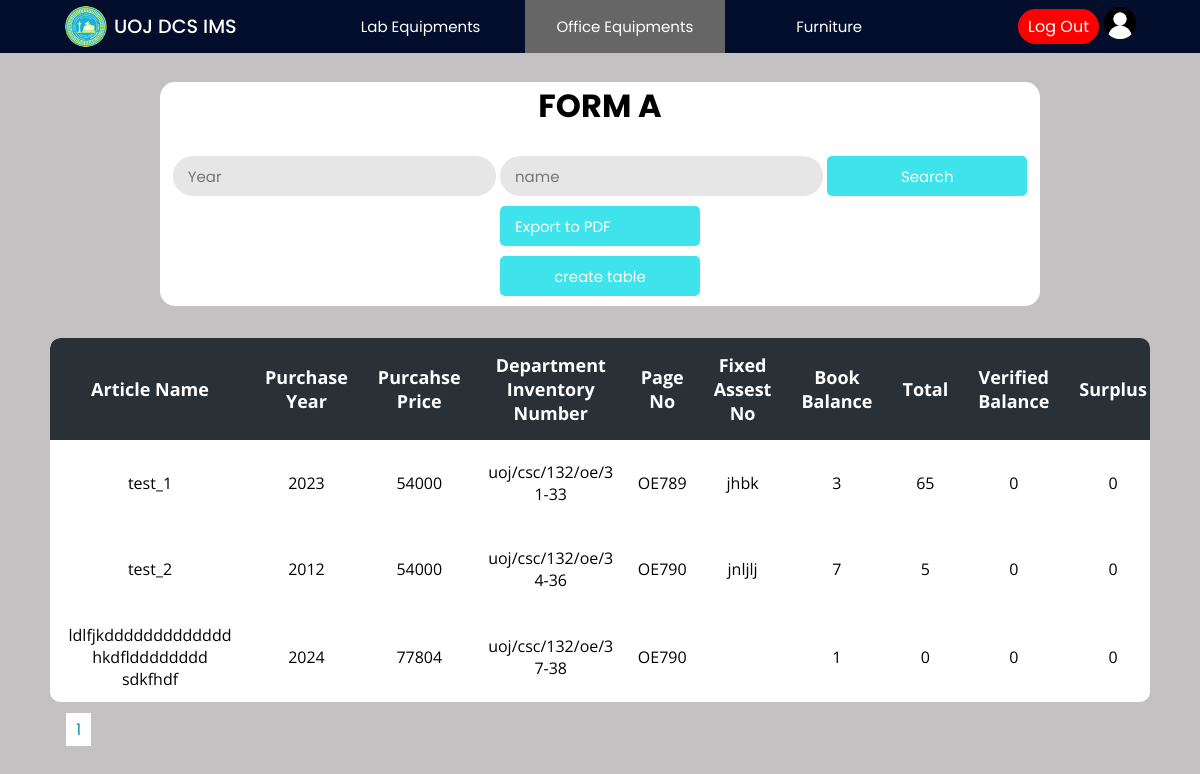
Page /Project/office/officeForm_A.php (signed in) on the earlier database version.
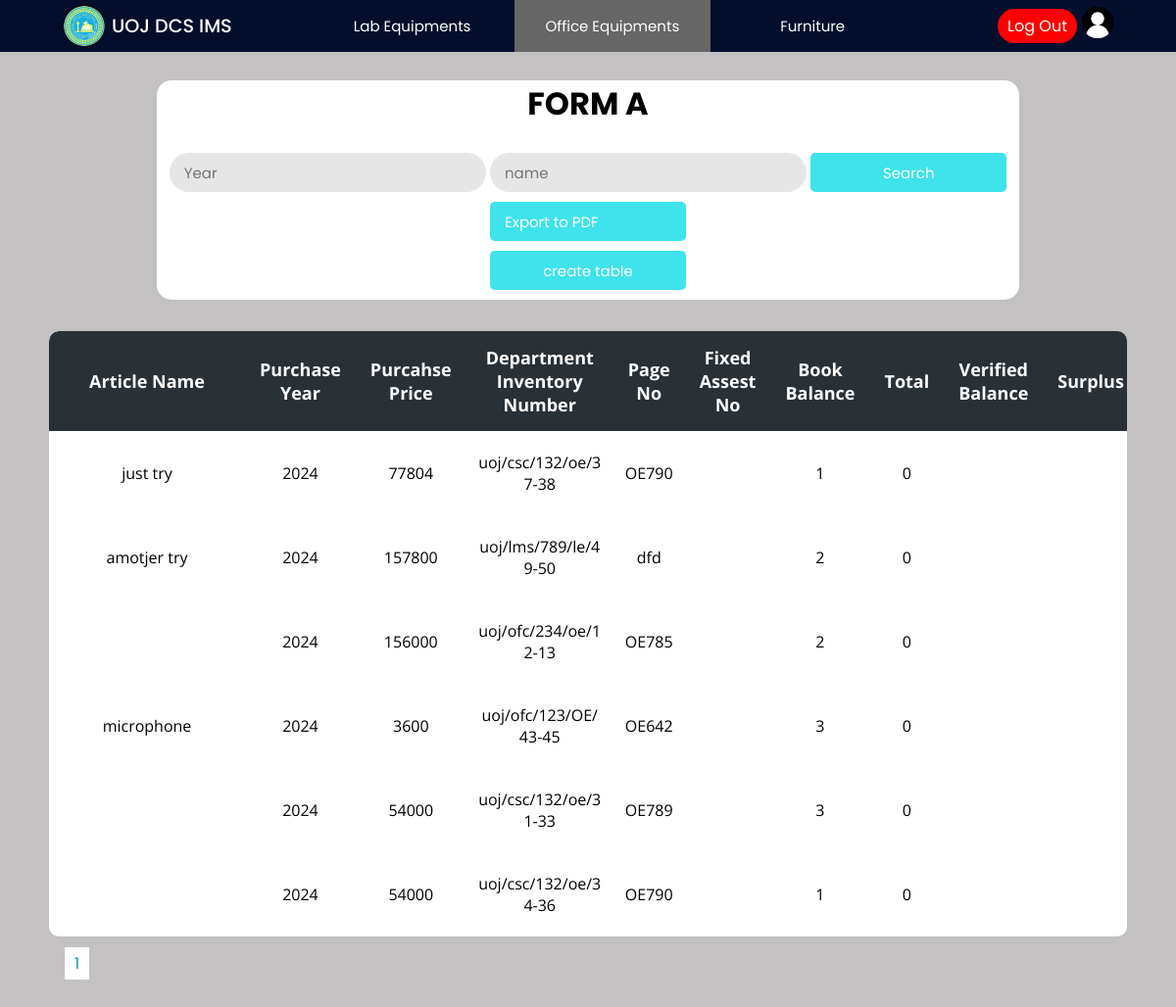
Same page on the later database version.
### tables this page shows
CREATE TABLE `o_forma_table` (
  `description` varchar(200) NOT NULL,
  `purchase_year` year(4) NOT NULL,
  `purchase_value` decimal(10,0) NOT NULL,
  `master_inventory_no` varchar(50) NOT NULL,
  `dept_inventory_no` varchar(50) NOT NULL,
  `page_no` varchar(20) NOT NULL,
  `fixed_asset_no` varchar(50) NOT NULL,
  `book_balance` int(11) NOT NULL,
  `total` int(11) NOT NULL,
  `verified_balance` varchar(50) NOT NULL,
  `surplus` varchar(50) NOT NULL,
  `deficit` varchar(50) NOT NULL,
  `remarks` varchar(200) NOT NULL
);

### Project/office/officeForm_A.php (the view, shortened to what this page needs)
<?php
include("../config/connection.php");
$rowsPerPage = 10;
$totalRows = mysqli_num_rows(mysqli_query($con, "SELECT * FROM o_invoice"));
$totalPages = ceil($totalRows / $rowsPerPage);
if (isset($_GET['search'])) {
    $purchase_year = $_GET['year'];
    $description = $_GET['name'];
    if (!(empty($purchase_year)) and  !(empty($description))) {
        $queryinvoice = "SELECT * FROM o_forma_table WHERE purchase_year<=$purchase_year AND description='$description' ";
    } elseif (!(empty($purchase_year))) {
        $queryinvoice = "SELECT * FROM o_forma_table WHERE purchase_year<=$purchase_year ";
    } elseif (!(empty($description))) {
        $queryinvoice = "SELECT * FROM o_forma_table WHERE description='$description' ";
    } else {
        $queryinvoice = "SELECT * FROM o_forma_table  ";
    }
} else {
    $queryinvoice = "SELECT * FROM o_forma_table";
}
?>
<!DOCTYPE html>
<html lang="en">
<head>
    <link rel="stylesheet" href="../css/lab.css">
    <link rel="stylesheet" href="../css/main.css">
</head>
<body>
    <?php include("../header/header.php"); ?>
    <div class="main-container">
        <div class="container">
            <h2>FORM A</h2>
            <div>
                <form action="officeForm_A.php" method="get">
                    <input type="number" placeholder="Year" name="year" value="<?php if (isset($_POST['year'])) {
                                                                                    echo $_POST['year'];
                                                                                } ?>" />
                    <input type="text" placeholder="name" name="name" value="<?php if (isset($_POST['name'])) {
                                                                                    echo $_POST['name'];
                                                                                } ?>" />
                    <input class="button" type="submit" name="search" value="Search" />
                    <a href="officeForm_A.php?export=true&year=<?php
                                                                if (isset($_GET['year'])) {
                                                                    echo urlencode($_GET['year']);
                                                                }
                                                                ?>"><input class="button" value="Export to PDF" /></a>
                </form>
                <a href="formATable.php"><input class="button" type="submit" name="create" value="create table" /></a>
            </div>
        </div>
        <div class="table-con">
            <table>
                <thead>
                    <tr>
                        <th>Article Name</th>
                        <th>Purchase Year</th>
                        <th>Purcahse Price</th>
                        <th>Department Inventory Number</th>
                        <th>Page No</th>
                        <th>Fixed Assest No</th>
                        <th>Book Balance</th>
                        <th>Total</th>
                        <th>Verified Balance</th>
                        <th>Surplus</th>
                    </tr>
                </thead>
                <tbody>
                    <?php
                    $resultinvoice = mysqli_query($con, $queryinvoice);
                    while ($rowinvoice = mysqli_fetch_assoc($resultinvoice)) {
                    ?>
                        <tr>
                            <td class="name"><?php echo $rowinvoice['description'] ?></td>
                            <td><?php echo $rowinvoice['purchase_year'] ?></td>
                            <td><?php echo $rowinvoice['purchase_value'] ?></td>
                            <td class="folio_number"><?php echo $rowinvoice['dept_inventory_no'] ?></td>
                            <td><?php echo $rowinvoice['page_no'] ?></td>
                            <td class="folio_number"><?php echo $rowinvoice['fixed_asset_no'] ?></td>
                            <td><?php echo $rowinvoice['book_balance'] ?></td>
                            <td><?php echo $rowinvoice['total'] ?></td>
                            <td><?php echo $rowinvoice['verified_balance'] ?></td>
                            <td><?php echo $rowinvoice['surplus'] ?></td>
                        </tr>
                    <?php
                    }
                    ?>
                </tbody>
            </table>
        </div>
        <div class="pagination" style="margin:15px;">
            <?php
            for ($i = 1; $i <= $totalPages; $i++) {
                echo '<a href="?page=' . $i . '" style="margin:1px;background-color: #fff; color: #1690A7; border: none; padding: 5px 10px; cursor: pointer; width:5px;">' . $i . '</a>';
            }
            ?>
        </div>
    </div>
</body>
</html>

### Project/header/header.php (shortened to what this page needs)
<!DOCTYPE html>
<html lang="en">
<head>
    <link rel="stylesheet" href="../css/header.css">
    <link rel="stylesheet" href="../css/main.css">
</head>
<body>
    <div class="nav-bar">
        <div class="header_1">
            <a class="logo_link" href="../admin/index.php">
                <img src="../Multimedia/logo-DCS.png">
                <h1>UOJ DCS IMS </h1>
            </a>
        </div>
        <div class="header_2">
            <ul>
                <li class="lab"><a href="../lab/lab.php">Lab Equipments</a>
                </li>
                <li class="office"><a href="../office/office.php">Office Equipments</a>
                </li>
                <li class="furniture"><a href="../furniture/furniture.php">Furniture</a>
                </li>
            </ul>
        </div>
        <div class="inside_1">
            <a href="../login/logout.php" class="logout">Log Out</a>
            <?php
            $username = $_SESSION['uname'];
            $query = "SELECT role FROM admin WHERE username = '$username' ";
            $result = mysqli_query($con, $query);
            $row = mysqli_fetch_assoc($result);
            if ('masteradmin' == $row['role']) {
                ?>
                <a href="../admin/masterAdminAction.php">
                    <img src="../Multimedia/user2.png" alt="user">
                </a>
                <?php
            } else {
                ?>
                <a href="../admin/adminAction.php">
                    <img src="../Multimedia/user2.png" alt="user">
                </a>
                <?php
            }
            ?>
        </div>
    </div>
</body>
</html>

### Project/css/lab.css (style rules this page uses)
.main-container { padding: 50px; min-height: 100vh; height: fit-content; background: rgb(195, 193, 193); }
.container { text-align: center; background-color: white; border-radius: 15px; width: 80%; margin: auto; margin-bottom: 2rem; padding: 0 0 10px 0; }
h2 { font-size: 2rem; margin-bottom: 1rem; font-family: 'Poppins', sans-serif; }
.button { background: #3ee3eb; color: white; cursor: pointer; height: 40px; border-radius: 5px; padding: 0 15px 0 15px; border: none; font-family: 'Poppins', sans-serif; width: 200px; margin-top: 10px; }
table { border-collapse: collapse; border-radius: 10px; overflow: hidden; max-width: 100%; margin: 0 auto; position: relative; }
.table-con { border-collapse: collapse; background: #fff; border-radius: 10px; margin: auto; position: relative; font-family: 'Open Sans'; text-align: center; background: #fff; overflow: auto; }
.table-con td.name { max-width: 200px; word-wrap: break-word; min-width: 200px; }
.table-con td.folio_number { max-width: 150px; word-wrap: break-word; }
th { width: 200px; font-size: 18px; background: #293036; color: white; padding: 15px; }
td { padding: 12px; }
input { font-size: 15px; color: #666; background: #e6e6e6; height: 40px; border-radius: 20px; padding: 0 15px 0 15px; border: none; font-family: 'Poppins', sans-serif; }
.logout { margin: 5px; background-color: #ff0000; color: #ffffff; border: none; padding: 5px 10px; cursor: pointer; }

### Project/css/main.css (style rules this page uses)
* { margin: 0; padding: 0; text-decoration: none; box-sizing: border-box; }
:root { --bg-gradient: linear-gradient(-135deg, #01064a, #21acc2); --bg-gray: #e6e6e6; --text-color: #666; --inp-color: #57b846; }
body { font-family: 'Poppins', sans-serif; }

### Project/css/header.css (style rules this page uses)
* { margin: 0; padding: 0; text-decoration: none; box-sizing: border-box; }
:root { background: linear-gradient(-135deg, #01064a, #21acc2); --bg-gray: #e6e6e6; --text-color: #666; --inp-color: #57b846; }
body { font-family: 'Poppins', sans-serif; margin-top: 30px; }
.nav-bar { display: flex; justify-content: space-between; align-items: center; padding: 0 4rem; background: rgb(3, 14, 45); position: fixed; top: 0; width: 100%; z-index: 1000; }
.logo_link { display: flex; align-items: center; gap: 5px; }
.logo_link img { width: 45px; }
h1 { font-size: 1.2rem; font-weight: 500; color: white; }
.inside_1 img { width: 2rem; }
ul { list-style: none; }
ul li { display: inline-block; position: relative; }
ul li a { display: block; padding: 15px 25px; color: #fff; text-decoration: none; text-align: center; font-size: 15px; width: 200px; }
.inside_1 { display: flex; justify-content: center; align-items: center; }
.logout { margin: 5px; background-color: #ff0000; color: #ffffff; border: none; padding: 5px 10px; cursor: pointer; border-radius: 20cqb; }

### Project/office/officeForm_A.php (style rules this page uses)
ul .office a { background-color: var(--text-color) }

Differences in the rows shown:
removed o_forma_table: description "test_1", purchase_year "2023", purchase_value "54000", dept_inventory_no "uoj/csc/132/oe/31-33", page_no "OE789", fixed_asset_no "jhbk", book_balance "3", total "65", verified_balance "0", surplus "0"
removed o_forma_table: description "test_2", purchase_year "2012", purchase_value "54000", dept_inventory_no "uoj/csc/132/oe/34-36", page_no "OE790", fixed_asset_no "jnljlj", book_balance "7", total "5", verified_balance "0", surplus "0"
removed o_forma_table: description "ldlfjkddddddddddddd hkdfldddddddd sdkfhdf", purchase_year "2024", purchase_value "77804", dept_inventory_no "uoj/csc/132/oe/37-38", page_no "OE790", book_balance "1", total "0", verified_balance "0", surplus "0"
added o_forma_table: description "just try", purchase_year "2024", purchase_value "77804", dept_inventory_no "uoj/csc/132/oe/37-38", page_no "OE790", book_balance "1", total "0"
added o_forma_table: description "amotjer try", purchase_year "2024", purchase_value "157800", dept_inventory_no "uoj/lms/789/le/49-50", page_no "dfd", book_balance "2", total "0"
added o_forma_table: purchase_year "2024", purchase_value "156000", dept_inventory_no "uoj/ofc/234/oe/12-13", page_no "OE785", book_balance "2", total "0"
added o_forma_table: description "microphone", purchase_year "2024", purchase_value "3600", dept_inventory_no "uoj/ofc/123/OE/43-45", page_no "OE642", book_balance "3", total "0"
added o_forma_table: purchase_year "2024", purchase_value "54000", dept_inventory_no "uoj/csc/132/oe/31-33", page_no "OE789", book_balance "3", total "0"
added o_forma_table: purchase_year "2024", purchase_value "54000", dept_inventory_no "uoj/csc/132/oe/34-36", page_no "OE790", book_balance "1", total "0"
